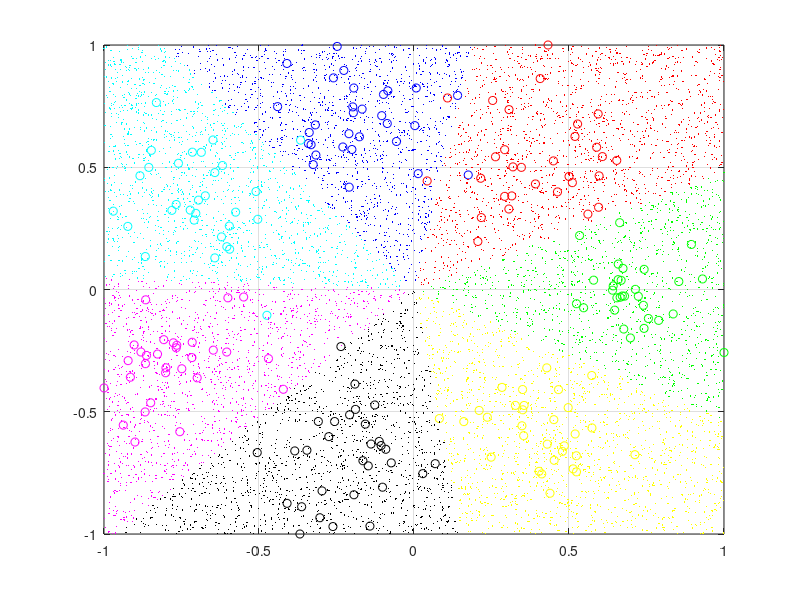

Recreate this plot in MATLAB.
clear
close all
clc

%% Multi-Class classification
nc = 30;                                % number of samples per class
c = 7;                                  % number of classes
r = 5;                                  % radius
X = [];
Y = [];

% We create the training set: a circle of radius r
for i = 1:c
    theta = i * (2 * pi / c);
    X = [X; randn(nc, 1) + r*cos(theta), randn(nc, 1) + r*sin(theta)];
    Y = [Y; i*ones(nc, 1)];
end
[n, d] = size(X);                       % total number of samples and dimension

%Normalization
for i = 1:d
   mi = min(X(:,i));
   ma = max(X(:,i));
   diff = ma - mi;
   X(:,i) = 2 * (X(:,i) - mi) / diff - 1;
end

% Plotting
colors = 'rbcmkyg';
figure, box on, grid on, hold on
for i = 1:c
   plot(X(Y==i,1), X(Y==i,2), ['o', colors(i)]); 
end

%% Implementation of all vs all learning phase
lambda = 1;                             % regularization term
W = [];
% All the classes must compete against all the others, so two nested loops
for i1 = 1:c
   for i2 = i1+1:c
       cp = Y == i1;                    % class plus
       cm = Y == i2;                    % class minus
       all = cp | cm;                   % all the points, labelled as +1 or -1
       Ytmp = cp*1 + cm*(-1);           
       W = [W, (X(all,:)'*X(all,:) + lambda*eye(d))\(X(all,:)'*Ytmp(all))]; % i store all Ws
   end
end

%% Classification phase
ns = 10000;
XS = 2 * rand(ns, d) - 1;
YS = zeros(ns, c * (c-1) / 2);
i3 = 0;                                 % tells which model i'm using in a particular iteration
for i1 = 1:c
   for i2 = i1+1:c
      i3 = i3 + 1;
      YS(:, i3) = XS * W(:, i3);
      % I go back to the original class (1,..,7)
      YS(:, i3) = (YS(:, i3) >= 0)*i1 + (YS(:, i3) < 0)*i2;
   end
end
YS = mode(YS, 2);                       % i take the most frequent results, row-wise

% Plot
for i = 1:c
   plot(XS(YS==i,1), XS(YS==i,2), ['.', colors(i)], 'MarkerSize', 1); 
end

% In the model there is no bias, so all serparators pass through the origin
% If we reduce nc, the classes will not have the same area anymore
% lambda should be chosen not a priori, but reapiting the process for
% different values and selecting the one with the lowest error











